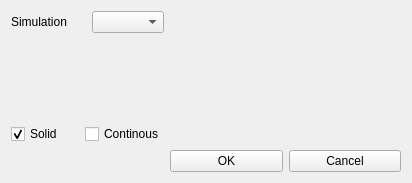
<?xml version="1.0" encoding="UTF-8"?>
<ui version="4.0">
 <class>GTAEquationWidget</class>
 <widget class="QWidget" name="GTAEquationWidget">
  <property name="windowModality">
   <enum>Qt::ApplicationModal</enum>
  </property>
  <property name="geometry">
   <rect>
    <x>0</x>
    <y>0</y>
    <width>412</width>
    <height>183</height>
   </rect>
  </property>
  <property name="sizePolicy">
   <sizepolicy hsizetype="Preferred" vsizetype="Preferred">
    <horstretch>0</horstretch>
    <verstretch>0</verstretch>
   </sizepolicy>
  </property>
  <property name="windowTitle">
   <string>Equation Editor</string>
  </property>
  <property name="windowIcon">
   <iconset resource="../resource.qrc">
    <normaloff>:/images/forms/img/GTAAppIcon.png</normaloff>:/images/forms/img/GTAAppIcon.png</iconset>
  </property>
  <layout class="QGridLayout" name="gridLayout">
   <item row="0" column="0">
    <layout class="QHBoxLayout" name="horizontalLayout">
     <item>
      <widget class="QLabel" name="label">
       <property name="sizePolicy">
        <sizepolicy hsizetype="Fixed" vsizetype="Preferred">
         <horstretch>0</horstretch>
         <verstretch>0</verstretch>
        </sizepolicy>
       </property>
       <property name="minimumSize">
        <size>
         <width>75</width>
         <height>0</height>
        </size>
       </property>
       <property name="text">
        <string>Simulation</string>
       </property>
      </widget>
     </item>
     <item>
      <widget class="QComboBox" name="SimulationCB"/>
     </item>
    </layout>
   </item>
   <item row="1" column="0" colspan="3">
    <widget class="QStackedWidget" name="EquationStackSW">
     <property name="currentIndex">
      <number>0</number>
     </property>
     <widget class="QWidget" name="page"/>
     <widget class="QWidget" name="page_2"/>
    </widget>
   </item>
   <item row="2" column="0">
    <layout class="QHBoxLayout" name="SolidContinuousLayout">
     <item>
      <widget class="QCheckBox" name="isSolidCB">
       <property name="text">
        <string>Solid</string>
       </property>
       <property name="checked">
        <bool>true</bool>
       </property>
      </widget>
     </item>
     <item>
      <widget class="QCheckBox" name="isContinousCB">
       <property name="text">
        <string>Continous</string>
       </property>
      </widget>
     </item>
    </layout>
   </item>
   <item row="3" column="1">
    <widget class="QPushButton" name="OKPB">
     <property name="text">
      <string>OK</string>
     </property>
     <property name="icon">
      <iconset resource="../resource.qrc">
       <normaloff>:/images/forms/img/OK.png</normaloff>:/images/forms/img/OK.png</iconset>
     </property>
    </widget>
   </item>
   <item row="3" column="2">
    <widget class="QPushButton" name="CancePB">
     <property name="text">
      <string>Cancel</string>
     </property>
     <property name="icon">
      <iconset resource="../resource.qrc">
       <normaloff>:/images/forms/img/CANCEL.jpg</normaloff>:/images/forms/img/CANCEL.jpg</iconset>
     </property>
    </widget>
   </item>
  </layout>
 </widget>
 <tabstops>
  <tabstop>SimulationCB</tabstop>
  <tabstop>OKPB</tabstop>
  <tabstop>CancePB</tabstop>
 </tabstops>
 <resources>
  <include location="../resource.qrc"/>
 </resources>
 <connections/>
</ui>
